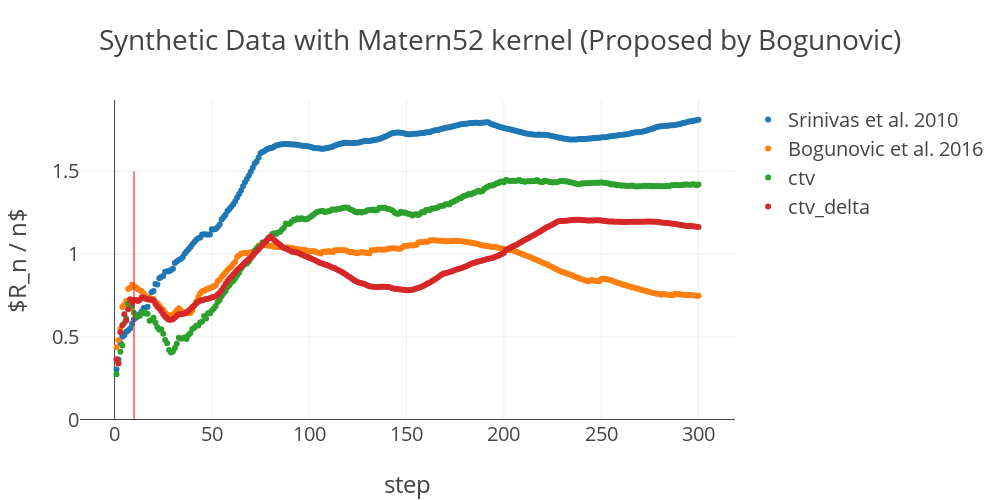

Write notebook code for a chart like this one.
### Code cell
target_dir = './results/20190417/'
trial_values_normal_bogunovic_matern52 = np.loadtxt(target_dir + 'syn_bogunovic_matern52_normal.csv', delimiter=',')
trial_values_dtv_bogunovic_matern52 = np.loadtxt(target_dir + 'syn_bogunovic_matern52_dtv.csv', delimiter=',')
target_dir = './results/20190428/'
trial_values_ctv_bogunovic_matern52 = - np.loadtxt(target_dir + 'syn_bogunovic_matern52_ctv.csv', delimiter=',')
trial_values_ctv_delta_bogunovic_matern52 = - np.loadtxt(target_dir + 'syn_bogunovic_matern52_ctv_delta.csv', delimiter=',')

def calc_avg_cum_regrets(trial_values, best_values):
    cum_regret = 0.
    avg_cum_regrets = []
    for t, (best_value, trial_value) in enumerate(zip(best_values, trial_values)):
        cum_regret += best_value - trial_value
        avg_cum_regrets.append(cum_regret / (t + 1))
    return avg_cum_regrets

avg_cum_regrets_normal_bogunovic_matern52 = calc_avg_cum_regrets(trial_values_normal_bogunovic_matern52, best_values)
avg_cum_regrets_dtv_bogunovic_matern52 = calc_avg_cum_regrets(trial_values_dtv_bogunovic_matern52, best_values)
avg_cum_regrets_ctv_bogunovic_matern52 = calc_avg_cum_regrets(trial_values_ctv_bogunovic_matern52, best_values)
avg_cum_regrets_ctv_delta_bogunovic_matern52 = calc_avg_cum_regrets(trial_values_ctv_delta_bogunovic_matern52, best_values)

data = [
    go.Scatter(x=np.arange(len(avg_cum_regrets_normal_bogunovic_matern52)) + 1, y=avg_cum_regrets_normal_bogunovic_matern52, mode='markers', name='Srinivas et al. 2010'),
    go.Scatter(x=np.arange(len(avg_cum_regrets_dtv_bogunovic_matern52)) + 1, y=avg_cum_regrets_dtv_bogunovic_matern52, mode='markers', name='Bogunovic et al. 2016'),
    go.Scatter(x=np.arange(len(avg_cum_regrets_ctv_bogunovic_matern52)) + 1, y=avg_cum_regrets_ctv_bogunovic_matern52, mode='markers', name='ctv'),
    go.Scatter(x=np.arange(len(avg_cum_regrets_ctv_delta_bogunovic_matern52)) + 1, y=avg_cum_regrets_ctv_delta_bogunovic_matern52, mode='markers', name='ctv_delta'),
]
layout = layout_gen('Synthetic Data with Matern52 kernel (Proposed by Bogunovic)')
fig = go.Figure(data=data, layout=layout)
iplot(fig, filename='syn_bogunovic_matern52')

### Figure 1 — Plotly figure (JSON) as saved in the notebook; plotly's stock layout.template omitted (floating-point values rounded to 4 significant figures; data arrays with more than 128 entries replaced by an {"elided": "..."} marker saying what was removed)
{"data": [{"mode": "markers", "name": "Srinivas et al. 2010", "type": "scatter", "uid": "b6fb84c9-21dc-44d8-a03b-9e3d4eb575be", "x": {"elided": "300 int values"}, "y": {"elided": "300 float values"}}, {"mode": "markers", "name": "Bogunovic et al. 2016", "type": "scatter", "uid": "b2d36c5d-e0cb-43b1-a8e2-d506967cb5cd", "x": {"elided": "300 int values"}, "y": {"elided": "300 float values"}}, {"mode": "markers", "name": "ctv", "type": "scatter", "uid": "f7914750-ea24-4ebc-bea7-952aef23584f", "x": {"elided": "300 int values"}, "y": {"elided": "300 float values"}}, {"mode": "markers", "name": "ctv_delta", "type": "scatter", "uid": "7fd28ba1-bc4f-482c-86b1-66d3964cdae5", "x": {"elided": "300 int values"}, "y": {"elided": "300 float values"}}], "layout": {"autosize": false, "font": {"size": 20}, "height": 500, "shapes": [{"line": {"color": "red", "width": 1}, "type": "line", "x0": 10, "x1": 10, "y0": 0, "y1": 1.5}], "title": {"text": "Synthetic Data with Matern52 kernel (Proposed by Bogunovic)"}, "width": 1000, "xaxis": {"title": {"text": "step"}}, "yaxis": {"title": {"text": "$R_n / n$"}}}}
